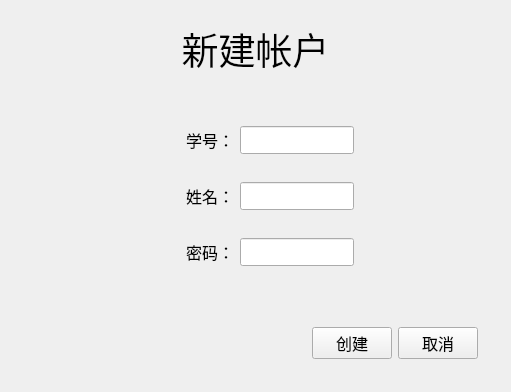
<?xml version="1.0" encoding="UTF-8"?>
<ui version="4.0">
 <class>UiMgAcountCreate</class>
 <widget class="QWidget" name="UiMgAcountCreate">
  <property name="geometry">
   <rect>
    <x>0</x>
    <y>0</y>
    <width>511</width>
    <height>389</height>
   </rect>
  </property>
  <property name="windowTitle">
   <string>创建帐户</string>
  </property>
  <layout class="QVBoxLayout" name="verticalLayout_2">
   <item>
    <widget class="QWidget" name="widget_4" native="true">
     <layout class="QHBoxLayout" name="horizontalLayout_4">
      <item>
       <widget class="QLabel" name="label_4">
        <property name="font">
         <font>
          <family>楷体</family>
          <pointsize>28</pointsize>
         </font>
        </property>
        <property name="text">
         <string>新建帐户</string>
        </property>
        <property name="alignment">
         <set>Qt::AlignCenter</set>
        </property>
       </widget>
      </item>
     </layout>
    </widget>
   </item>
   <item>
    <widget class="QWidget" name="widget_8" native="true">
     <layout class="QHBoxLayout" name="horizontalLayout_7">
      <item>
       <spacer name="horizontalSpacer_2">
        <property name="orientation">
         <enum>Qt::Horizontal</enum>
        </property>
        <property name="sizeHint" stdset="0">
         <size>
          <width>40</width>
          <height>20</height>
         </size>
        </property>
       </spacer>
      </item>
      <item>
       <widget class="QWidget" name="widget_7" native="true">
        <layout class="QVBoxLayout" name="verticalLayout">
         <item>
          <widget class="QWidget" name="widget" native="true">
           <layout class="QHBoxLayout" name="horizontalLayout" stretch="40,60">
            <item>
             <widget class="QLabel" name="label_id">
              <property name="sizePolicy">
               <sizepolicy hsizetype="Preferred" vsizetype="Preferred">
                <horstretch>0</horstretch>
                <verstretch>0</verstretch>
               </sizepolicy>
              </property>
              <property name="font">
               <font>
                <family>楷体</family>
                <pointsize>12</pointsize>
               </font>
              </property>
              <property name="text">
               <string>学号：</string>
              </property>
              <property name="scaledContents">
               <bool>false</bool>
              </property>
              <property name="alignment">
               <set>Qt::AlignRight|Qt::AlignTrailing|Qt::AlignVCenter</set>
              </property>
             </widget>
            </item>
            <item>
             <widget class="QLineEdit" name="lineEdit_id">
              <property name="minimumSize">
               <size>
                <width>0</width>
                <height>28</height>
               </size>
              </property>
              <property name="font">
               <font>
                <family>宋体</family>
                <pointsize>12</pointsize>
               </font>
              </property>
             </widget>
            </item>
           </layout>
          </widget>
         </item>
         <item>
          <widget class="QWidget" name="widget_2" native="true">
           <layout class="QHBoxLayout" name="horizontalLayout_2" stretch="40,60">
            <item>
             <widget class="QLabel" name="label_2">
              <property name="sizePolicy">
               <sizepolicy hsizetype="Preferred" vsizetype="Preferred">
                <horstretch>0</horstretch>
                <verstretch>0</verstretch>
               </sizepolicy>
              </property>
              <property name="font">
               <font>
                <family>楷体</family>
                <pointsize>12</pointsize>
               </font>
              </property>
              <property name="text">
               <string>姓名：</string>
              </property>
              <property name="alignment">
               <set>Qt::AlignRight|Qt::AlignTrailing|Qt::AlignVCenter</set>
              </property>
             </widget>
            </item>
            <item>
             <widget class="QLineEdit" name="lineEdit_name">
              <property name="minimumSize">
               <size>
                <width>0</width>
                <height>28</height>
               </size>
              </property>
              <property name="font">
               <font>
                <family>宋体</family>
                <pointsize>12</pointsize>
               </font>
              </property>
             </widget>
            </item>
           </layout>
          </widget>
         </item>
         <item>
          <widget class="QWidget" name="widget_3" native="true">
           <layout class="QHBoxLayout" name="horizontalLayout_3" stretch="40,60">
            <item>
             <widget class="QLabel" name="label_3">
              <property name="font">
               <font>
                <family>楷体</family>
                <pointsize>12</pointsize>
               </font>
              </property>
              <property name="text">
               <string>密码：</string>
              </property>
              <property name="alignment">
               <set>Qt::AlignRight|Qt::AlignTrailing|Qt::AlignVCenter</set>
              </property>
             </widget>
            </item>
            <item>
             <widget class="QLineEdit" name="lineEdit_pwd">
              <property name="minimumSize">
               <size>
                <width>0</width>
                <height>28</height>
               </size>
              </property>
              <property name="font">
               <font>
                <family>宋体</family>
                <pointsize>12</pointsize>
               </font>
              </property>
             </widget>
            </item>
           </layout>
          </widget>
         </item>
        </layout>
       </widget>
      </item>
      <item>
       <spacer name="horizontalSpacer_3">
        <property name="orientation">
         <enum>Qt::Horizontal</enum>
        </property>
        <property name="sizeHint" stdset="0">
         <size>
          <width>40</width>
          <height>20</height>
         </size>
        </property>
       </spacer>
      </item>
     </layout>
    </widget>
   </item>
   <item>
    <widget class="QWidget" name="widget_6" native="true">
     <layout class="QHBoxLayout" name="horizontalLayout_6">
      <item>
       <spacer name="horizontalSpacer">
        <property name="orientation">
         <enum>Qt::Horizontal</enum>
        </property>
        <property name="sizeHint" stdset="0">
         <size>
          <width>40</width>
          <height>20</height>
         </size>
        </property>
       </spacer>
      </item>
      <item>
       <widget class="QWidget" name="widget_5" native="true">
        <layout class="QHBoxLayout" name="horizontalLayout_5">
         <item>
          <widget class="QPushButton" name="btn_create">
           <property name="font">
            <font>
             <family>新宋体</family>
             <pointsize>12</pointsize>
            </font>
           </property>
           <property name="text">
            <string>创建</string>
           </property>
          </widget>
         </item>
         <item>
          <widget class="QPushButton" name="btn_cancel">
           <property name="font">
            <font>
             <family>新宋体</family>
             <pointsize>12</pointsize>
            </font>
           </property>
           <property name="text">
            <string>取消</string>
           </property>
          </widget>
         </item>
        </layout>
       </widget>
      </item>
     </layout>
    </widget>
   </item>
  </layout>
 </widget>
 <layoutdefault spacing="6" margin="11"/>
 <resources/>
 <connections/>
</ui>
